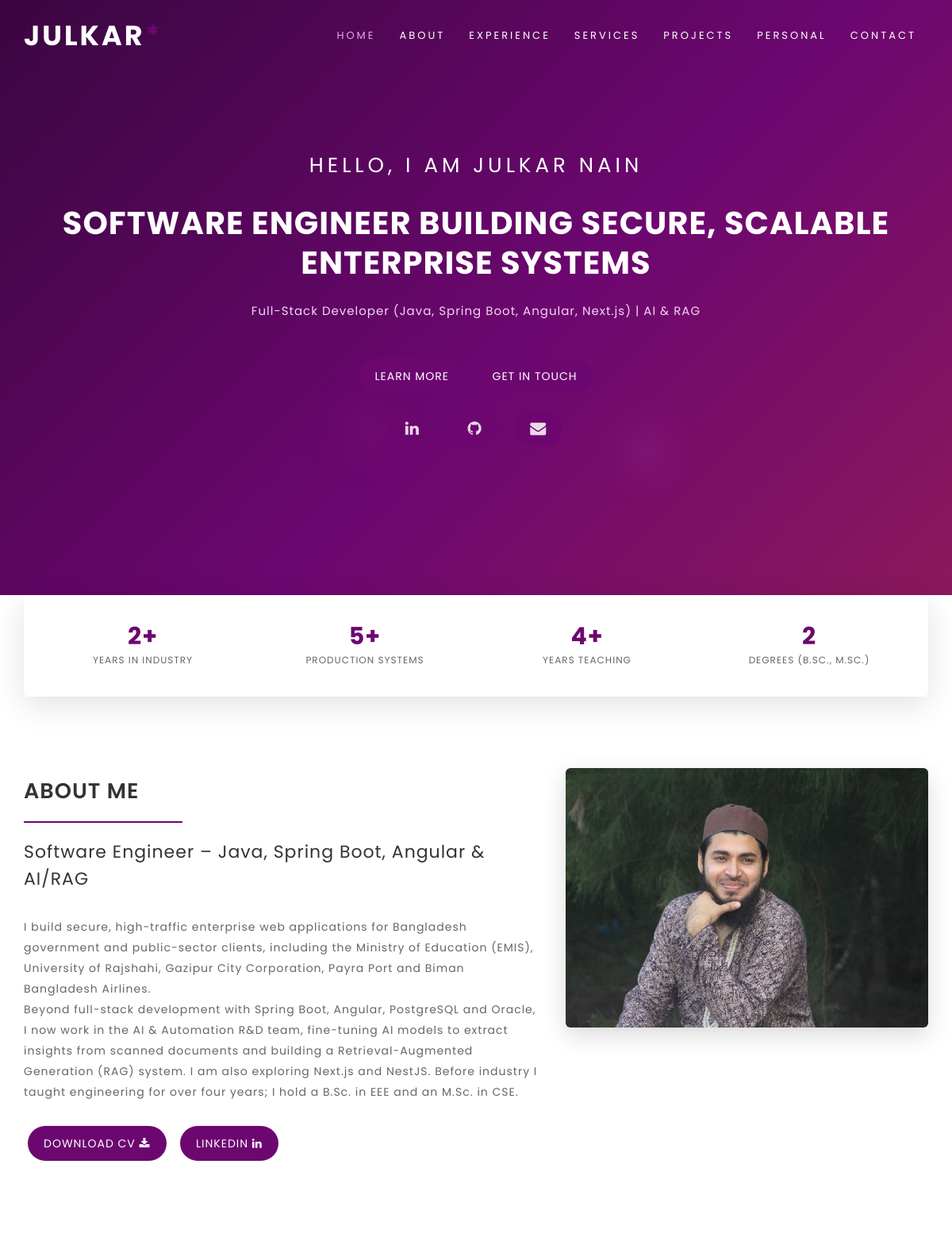
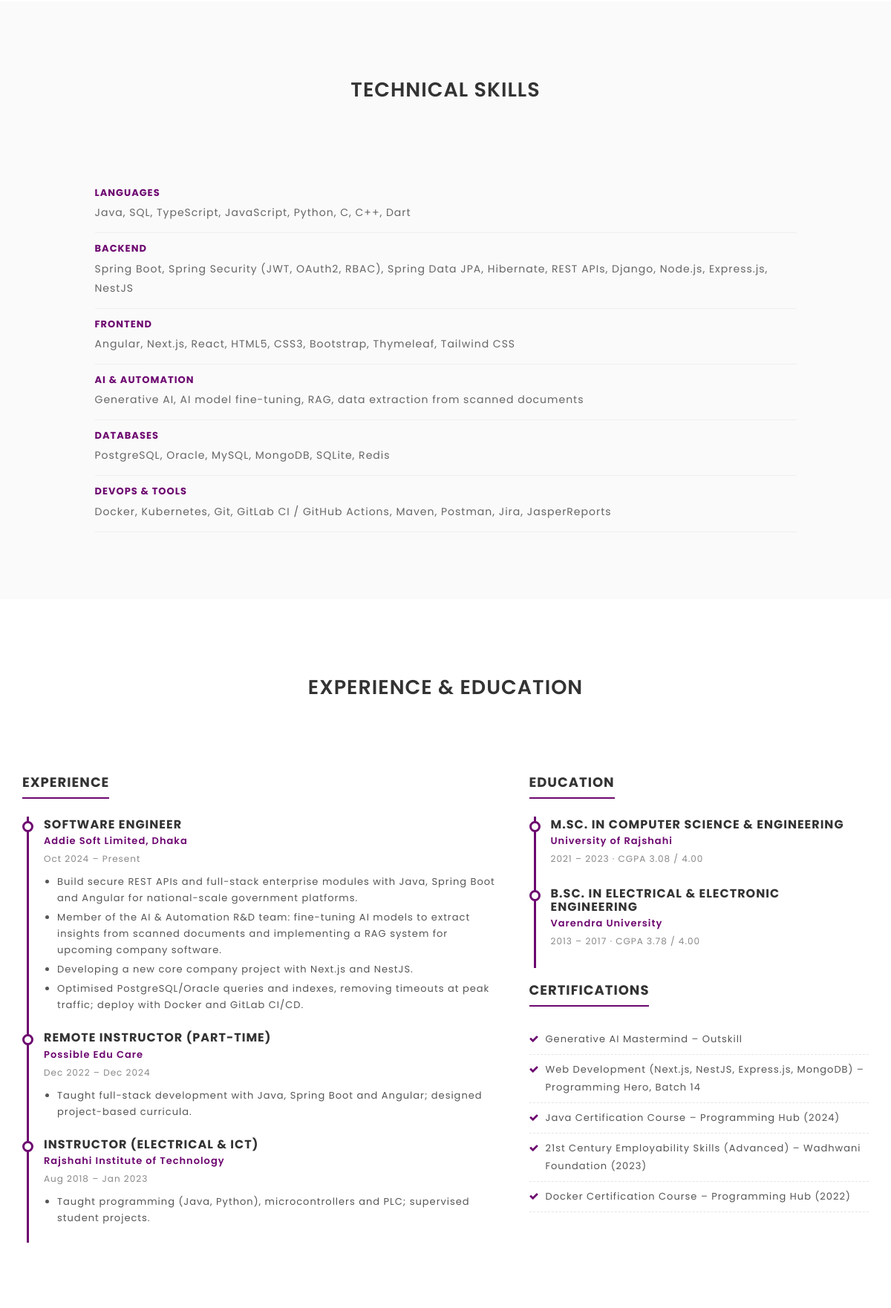
The page / (upper part) on the database its author committed (2 pictures, top to bottom).
### core/models.py (models this page shows, shortened)
class About(models.Model):
    short_description = models.TextField()
    description = models.TextField()
    image = models.ImageField(upload_to="about")
    cv = models.FileField(upload_to="about", blank=True, help_text="PDF CV for the Download CV button")
    class Meta:
        verbose_name = "About me"
        verbose_name_plural = "About me"

### core/views.py (the view)
# urls.py: path("", HomeTemplateView.as_view(), name="home"),
class HomeTemplateView(TemplateView):
    template_name = "home.html"
    def get_context_data(self, **kwargs):
        context = super().get_context_data(**kwargs)
        context.update(
            about=About.objects.first(),
            services=Service.objects.all(),
            works=RecentWork.objects.filter(kind="work"),
            learning=RecentWork.objects.filter(kind__in=["learning", "experimental"]),
            clients=Client.objects.all(),
            profile=content.PROFILE,
            stats=content.STATS,
            skills=content.SKILLS,
            experience=content.EXPERIENCE,
            education=content.EDUCATION,
            certifications=content.CERTIFICATIONS,
        )
        return context

### core/models.py (called while the page is built)
    def tech_list(self):
        return [t.strip() for t in self.tech.split(",") if t.strip()]

### templates/home.html (shortened to what this page needs)
{% extends 'base.html' %}
{% block content %}
<div id="home" class="banner-area section-padding">
    <div class="bg-overlay black"></div>
    <div class="container">
        <div class="row">
            <div class="col-md-12">
                <div class="welcome-text">
                    <div class="name-area wow fadeInDown" data-wow-delay="0.2s">Hello, I am {{ profile.name }}</div>
                    <h1 class="wow fadeInDown" data-wow-delay="0.4s">{{ profile.role }} building secure, scalable enterprise systems</h1>
                    <div class="role-line wow fadeInDown" data-wow-delay="0.5s">{{ profile.headline }}</div>
                    <a href="#about" class="my-btn-1 wow fadeInDown" data-wow-delay="0.6s">Learn more</a>
                    <a href="#contact" class="my-btn-2 wow fadeInDown" data-wow-delay="0.8s">Get in touch</a>
                    <div class="hero-links">
                        <a class="icon-link" href="{{ profile.linkedin }}" target="_blank" rel="noopener" aria-label="LinkedIn"><i class="fa fa-linkedin"></i></a>
                        <a class="icon-link" href="{{ profile.github }}" target="_blank" rel="noopener" aria-label="GitHub"><i class="fa fa-github"></i></a>
                        <a class="icon-link" href="mailto:{{ profile.email }}" aria-label="Email"><i class="fa fa-envelope"></i></a>
                    </div>
                </div>
            </div>
        </div>
    </div>
</div>
<div class="stats-area">
    <div class="container">
        <div class="stats-box">
            {% for num, label in stats %}
            <div class="stat"><b>{{ num }}</b><span>{{ label }}</span></div>
            {% endfor %}
        </div>
    </div>
</div>
<div id="about" class="about-area section-padding">
    <div class="container">
        <div class="row">
            <div class="col-md-7 col-sm-8 col-xs-12 wow fadeInLeft" data-wow-delay="0.2s">
                <div class="about-left">
                    <h2 class="section-title">About Me</h2>
                    <div class="line"></div>
                    {% if about %}
                    <h4>{{ about.short_description }}</h4>
                    <p>{{ about.description|linebreaksbr }}</p>
                    {% endif %}
                    <div class="btn-row">
                        {% if about and about.cv %}<a href="{{ about.cv.url }}" download>Download CV&nbsp;<i class="fa fa-download"></i></a>{% endif %}
                        <a href="{{ profile.linkedin }}" target="_blank" rel="noopener">LinkedIn&nbsp;<i class="fa fa-linkedin"></i></a>
                    </div>
                </div>
            </div>
            {% if about %}
            <div class="col-md-5 visible-md visible-lg wow fadeInDown" data-wow-delay="0.6s">
                <div class="profile">
                    <img src="{{ about.image.url }}" alt="{{ profile.name }}" class="img-responsive">
                </div>
            </div>
            {% endif %}
        </div>
    </div>
</div>
<div id="skills" class="section-padding" style="background:#fafafa">
    <div class="container">
        <div class="section-header text-center"><h2>Technical Skills</h2></div>
        <div class="row">
            <div class="col-md-10 col-md-offset-1">
                {% for label, items in skills %}
                <div class="skill-row wow fadeInUp"><h4>{{ label }}</h4><p>{{ items }}</p></div>
                {% endfor %}
            </div>
        </div>
    </div>
</div>
<div id="experience" class="section-padding">
    <div class="container">
        <div class="section-header text-center"><h2>Experience &amp; Education</h2></div>
        <div class="row">
            <div class="col-md-7">
                <h3 class="sub-title">Experience</h3>
                {% for job in experience %}
                <div class="tl-item wow fadeInUp">
                    <h3>{{ job.role }}</h3>
                    <div class="org">{{ job.org }}</div>
                    <div class="period">{{ job.period }}</div>
                    <ul>{% for p in job.points %}<li>{{ p }}</li>{% endfor %}</ul>
                </div>
                {% endfor %}
            </div>
            <div class="col-md-5">
                <h3 class="sub-title">Education</h3>
                {% for degree, school, period, cgpa in education %}
                <div class="tl-item wow fadeInUp">
                    <h3>{{ degree }}</h3>
                    <div class="org">{{ school }}</div>
                    <div class="period">{{ period }} &middot; {{ cgpa }}</div>
                </div>
                {% endfor %}
                <h3 class="sub-title" style="margin-top:20px">Certifications</h3>
                <ul class="cert-list">
                    {% for c in certifications %}<li>{{ c }}</li>{% endfor %}
                </ul>
            </div>
        </div>
    </div>
</div>
{% endblock %}

### templates/base.html (shortened to what this page needs)
<!doctype html>
<html lang="en">
<head>
    {% include 'includes/stylesheets.html' %}
</head>
<body>
<nav class="navbar navbar-custom navbar-fixed-top">
    <div class="container">
        <div class="navbar-header">
            <a class="navbar-brand page-scroll" href="/"> JULKAR<span>*</span> </a>
        </div>
        <div class="collapse navbar-collapse navbar-right navbar-main-collapse">
            <ul class="nav navbar-nav">
                <li class="active"><a class="smooth-menu" href="#home">Home</a></li>
                <li><a class="smooth-menu" href="#about">About</a></li>
                <li><a class="smooth-menu" href="#experience">Experience</a></li>
                <li><a class="smooth-menu" href="#services">Services</a></li>
                <li><a class="smooth-menu" href="#portfolio">Projects</a></li>
                <li><a class="smooth-menu" href="#learning">Personal</a></li>
                <li><a class="smooth-menu" href="#contact">Contact</a></li>
            </ul>
        </div>
    </div>
</nav>
{% block content %}{% endblock %}
</body>
</html>

### templates/includes/stylesheets.html (shortened to what this page needs)
{% load static %}
<link rel="stylesheet" href="{% static 'css/bootstrap.min.css' %}">
<link rel="stylesheet" href="{% static 'css/font-awesome.min.css' %}">
<link rel="stylesheet" href="{% static 'css/animate.css' %}">
<link rel="stylesheet" href="{% static 'css/owl.carousel.css' %}">
<link rel="stylesheet" href="{% static 'css/owl.theme.default.css' %}">
<link rel="stylesheet" href="{% static 'css/magnific-popup.css' %}">
<link rel="stylesheet" href="{% static 'css/line-icons.min.css' %}">
<link rel="stylesheet" href="{% static 'css/style.css' %}">
<link rel="stylesheet" href="{% static 'css/responsive.css' %}">
<link rel="stylesheet" href="{% static 'css/extra.css' %}">

### templates/includes/scripts.html (shortened to what this page needs)
{% load static %}

### static/css/style.css (style rules this page uses)
body { width: 100%; height: 100%; line-height: 24px; font-size: 13px; font-family: 'Poppins', sans-serif; font-weight: normal; letter-spacing: 1px; }
html { width: 100%; height: 100%; }
a, a:focus, a:active, a:link, img { outline: none; }
a { cursor: pointer; text-decoration: none; color: #323232; transition: all 0.25s ease 0s; -moz-transition: all 0.25s ease 0s; -webkit-transition: all 0.25s ease 0s; -o-transition: all 0.25s ease 0s; }
a:link, a:visited { text-decoration: none; }
p { line-height: 26px; font-size: 14px; font-weight: 400; color: #666; }
img { height: auto; max-width: 100%; border: none; outline: none; transition: all 0.2s ease 0s; -moz-transition: all 0.2s ease 0s; -webkit-transition: all 0.2s ease 0s; -o-transition: all 0.2s ease 0s; }
ul, li { list-style-type: none; margin: 0; padding: 0; }
h1, h2, h3, h4, h5, h6 { font-weight: 700; margin-top: 0; margin-bottom: 10px; color: #333333; text-transform: uppercase; }
.section-padding { padding: 90px 0; }
.bg-overlay { position: absolute; content: ""; top: 0; left: 0; right: 0; bottom: 0; height: 100%; }
.bg-overlay.black { position: absolute; background: rgb(96, 11, 51); }
.section-header { margin-bottom: 100px; text-align: center; }
.section-header h2 { font-size: 27px; line-height: 37px; margin-bottom: 20px; padding-top: 10px; font-weight: 600; color: #333333; }
.section-header h2::before { position: absolute; content: ""; height: 2px; width: 80px; left: 50%; top: 60px; text-align: center; z-index: -1; background: #6d0770; margin-left: -40px; }
.section-header h2::after { position: absolute; content: ""; height: 15px; width: 15px; left: 50%; top: 53px; text-align: center; z-index: -1; background: #6d0770; margin-left: -7px; -webkit-transform: rotate(45deg); transform: rotate(45deg); }
.navbar-custom { margin-bottom: 0; border-bottom: 1px solid rgba(255, 255, 255, .3); background: #fff; text-transform: uppercase; }
.navbar-custom .navbar-brand { font-weight: 700; font-size: 35px; }
.navbar-custom .navbar-brand span { color: #6d0770; }
.navbar-custom a { color: #fff; font-size: 13px; letter-spacing: 3px; }
.navbar-custom .nav li a { -webkit-transition: background .3s ease-in-out; -moz-transition: background .3s ease-in-out; transition: background .3s ease-in-out; }
.navbar-custom .nav li.active { outline: 0; }
@media (min-width:768px) { .navbar-custom { padding: 20px 0; border-bottom: 0; letter-spacing: 1px; background: 0 0; -webkit-transition: background .5s ease-in-out, padding .5s ease-in-out; -moz-transition: background .5s ease-in-out, padding .5s ease-in-out; transition: background .5s ease-in-out, padding .5s ease-in-out; } }
.banner-area { height: 100%; background: #222 linear-gradient(135deg,#3a0640 0%,#6d0770 55%,#8c1a5a 100%); padding: 0; position: relative; max-height: 600px; overflow: hidden; }
.welcome-text { text-align: center; color: #fff; padding-top: 250px; }
.welcome-text h1 { font-size: 40px; color: #fff; line-height: 50px; margin: 30px 0px; }
.welcome-text .name-area { letter-spacing: 5px; margin-bottom: 20px; font-size: 26px; text-transform: uppercase; line-height: 36px; font-weight: 400; }
.welcome-text a { display: inline-block; color: #fff; padding: 10px 20px; text-transform: uppercase; background: #6d0770; margin-top: 20px; /width: 160px; border-radius: 30px; margin-left: 5px; margin-right: 5px; font-size: 14px; }
.line { height: 2px; background: #6d0770; width: 200px; }
.about-left h2 { font-size: 27px; line-height: 37px; margin-bottom: 20px; padding-top: 10px; font-weight: 600; color: #333333; }
.about-left h4 { text-transform: capitalize; font-weight: 400; font-size: 22px; line-height: 34px; margin: 20px 0 30px; /width: 80%; }
.about-left a { display: inline-block; color: #fff; padding: 10px 20px; text-transform: uppercase; background: #6d0770; margin-top: 20px; /width: 160px; border-radius: 30px; margin-left: 5px; margin-right: 5px; font-size: 14px; }

### rows shown on the page
About: short_description "Software Engineer – Java, Spring Boot, Angular & AI/RAG", description "I build secure, high-traffic enterprise web applications for Bangladesh government and public-sector clients, including the Ministry of Education (EMIS), University of Rajshahi, Gazipur City Corporation, Payra Port and Biman Bangladesh Airlines. Beyond full-stack development with Spring Boot, Angular, PostgreSQL and Oracle, I now work in the AI & Automation R&D team, fine-tuning AI models to extract insights from scanned documents and building a Retrieval-Augmented Generation (RAG) system. I am also exploring Next.js and NestJS. Before industry I taught engineering for over four years; I hold a B.Sc. in EEE and an M.Sc. in CSE.", image (picture)

### other values the page prints
{{ profile.name }} "JULKAR NAIN"
{{ profile.role }} "SOFTWARE ENGINEER"
{{ profile.headline }} "Full-Stack Developer (Java, Spring Boot, Angular, Next.js) | AI & RAG"
{{ num }} "2+" "5+" "4+" "2"
{{ label }} "YEARS IN INDUSTRY" "PRODUCTION SYSTEMS" "YEARS TEACHING" "DEGREES (B.SC., M.SC.)"
{{ label }} "LANGUAGES" "BACKEND" "FRONTEND" "AI & AUTOMATION" "DATABASES" "DEVOPS & TOOLS"
{{ items }} "Java, SQL, TypeScript, JavaScript, Python, C, C++, Dart" "Spring Boot, Spring Security (JWT, OAuth2, RBAC), Spring Data JPA, Hibernate, REST APIs, Django, Node.js, Express.js, NestJS" "Angular, Next.js, React, HTML5, CSS3, Bootstrap, Thymeleaf, Tailwind CSS" "Generative AI, AI model fine-tuning, RAG, data extraction from scanned documents" "PostgreSQL, Oracle, MySQL, MongoDB, SQLite, Redis" "Docker, Kubernetes, Git, GitLab CI / GitHub Actions, Maven, Postman, Jira, JasperReports"
{{ job.role }} "SOFTWARE ENGINEER" "REMOTE INSTRUCTOR (PART-TIME)" "INSTRUCTOR (ELECTRICAL & ICT)"
{{ job.org }} "Addie Soft Limited, Dhaka" "Possible Edu Care" "Rajshahi Institute of Technology"
{{ job.period }} "Oct 2024 – Present" "Dec 2022 – Dec 2024" "Aug 2018 – Jan 2023"
{{ p }} "Build secure REST APIs and full-stack enterprise modules with Java, Spring Boot and Angular for national-scale government platforms." "Member of the AI & Automation R&D team: fine-tuning AI models to extract insights from scanned documents and implementing a RAG system for upcoming company software." "Developing a new core company project with Next.js and NestJS." "Optimised PostgreSQL/Oracle queries and indexes, removing timeouts at peak traffic; deploy with Docker and GitLab CI/CD." "Taught full-stack development with Java, Spring Boot and Angular; designed project-based curricula." "Taught programming (Java, Python), microcontrollers and PLC; supervised student projects."
{{ degree }} "M.SC. IN COMPUTER SCIENCE & ENGINEERING" "B.SC. IN ELECTRICAL & ELECTRONIC ENGINEERING"
{{ school }} "University of Rajshahi" "Varendra University"
{{ period }} "2021 – 2023" "2013 – 2017"
{{ cgpa }} "CGPA 3.08 / 4.00" "CGPA 3.78 / 4.00"
